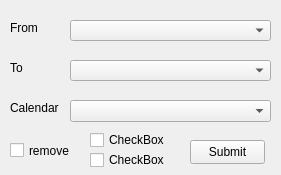
<?xml version="1.0" encoding="UTF-8"?>
<ui version="4.0">
 <class>Form</class>
 <widget class="QWidget" name="Form">
  <property name="geometry">
   <rect>
    <x>0</x>
    <y>0</y>
    <width>281</width>
    <height>175</height>
   </rect>
  </property>
  <property name="windowTitle">
   <string>Form</string>
  </property>
  <widget class="QComboBox" name="fromUserbox">
   <property name="geometry">
    <rect>
     <x>70</x>
     <y>20</y>
     <width>201</width>
     <height>21</height>
    </rect>
   </property>
  </widget>
  <widget class="QLabel" name="label">
   <property name="geometry">
    <rect>
     <x>10</x>
     <y>20</y>
     <width>49</width>
     <height>16</height>
    </rect>
   </property>
   <property name="text">
    <string>From</string>
   </property>
  </widget>
  <widget class="QComboBox" name="toUserbox">
   <property name="geometry">
    <rect>
     <x>70</x>
     <y>60</y>
     <width>201</width>
     <height>21</height>
    </rect>
   </property>
  </widget>
  <widget class="QLabel" name="label_2">
   <property name="geometry">
    <rect>
     <x>10</x>
     <y>60</y>
     <width>49</width>
     <height>16</height>
    </rect>
   </property>
   <property name="text">
    <string>To</string>
   </property>
  </widget>
  <widget class="QPushButton" name="submitBtn2">
   <property name="geometry">
    <rect>
     <x>190</x>
     <y>140</y>
     <width>75</width>
     <height>24</height>
    </rect>
   </property>
   <property name="text">
    <string>Submit</string>
   </property>
  </widget>
  <widget class="QComboBox" name="comboBox">
   <property name="geometry">
    <rect>
     <x>70</x>
     <y>100</y>
     <width>201</width>
     <height>22</height>
    </rect>
   </property>
  </widget>
  <widget class="QLabel" name="label_3">
   <property name="geometry">
    <rect>
     <x>10</x>
     <y>100</y>
     <width>49</width>
     <height>16</height>
    </rect>
   </property>
   <property name="text">
    <string>Calendar</string>
   </property>
  </widget>
  <widget class="QCheckBox" name="checkBox">
   <property name="geometry">
    <rect>
     <x>10</x>
     <y>140</y>
     <width>71</width>
     <height>21</height>
    </rect>
   </property>
   <property name="text">
    <string>remove</string>
   </property>
  </widget>
  <widget class="QCheckBox" name="checkBox_2">
   <property name="geometry">
    <rect>
     <x>90</x>
     <y>130</y>
     <width>76</width>
     <height>20</height>
    </rect>
   </property>
   <property name="text">
    <string>CheckBox</string>
   </property>
  </widget>
  <widget class="QCheckBox" name="checkBox_3">
   <property name="geometry">
    <rect>
     <x>90</x>
     <y>150</y>
     <width>76</width>
     <height>20</height>
    </rect>
   </property>
   <property name="text">
    <string>CheckBox</string>
   </property>
  </widget>
 </widget>
 <resources/>
 <connections/>
</ui>
